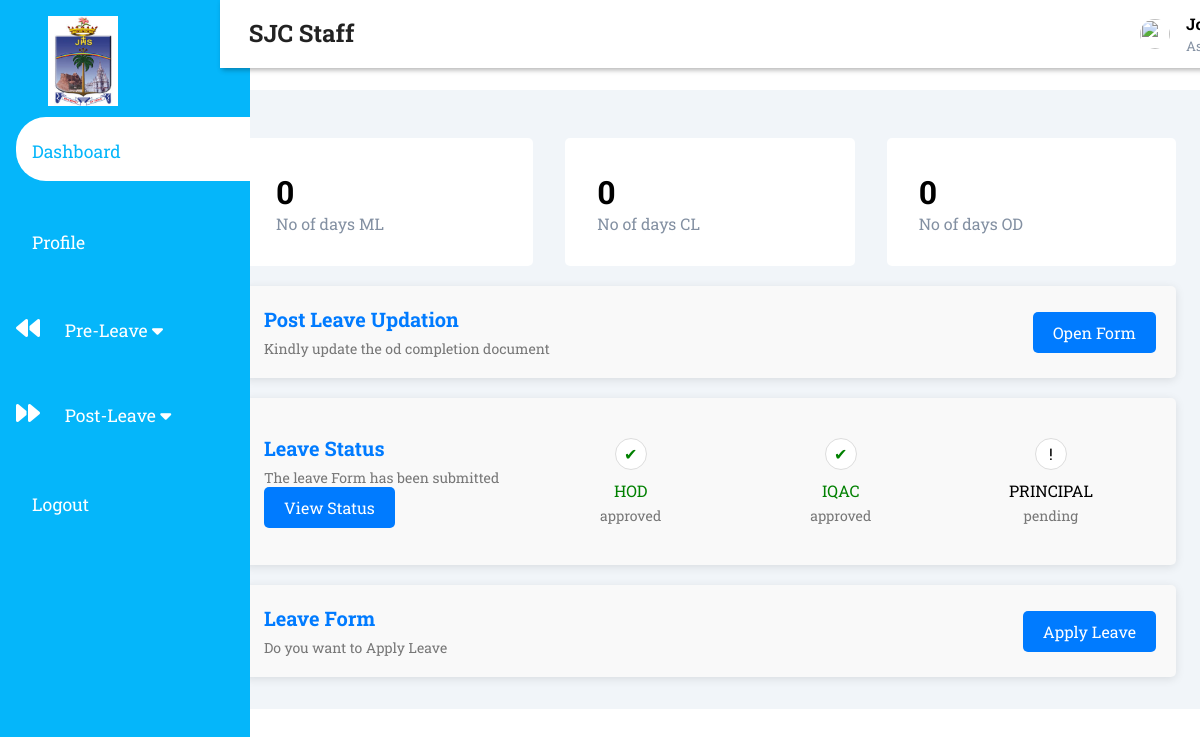
The app's page /Staff/index.php (signed in), older data.
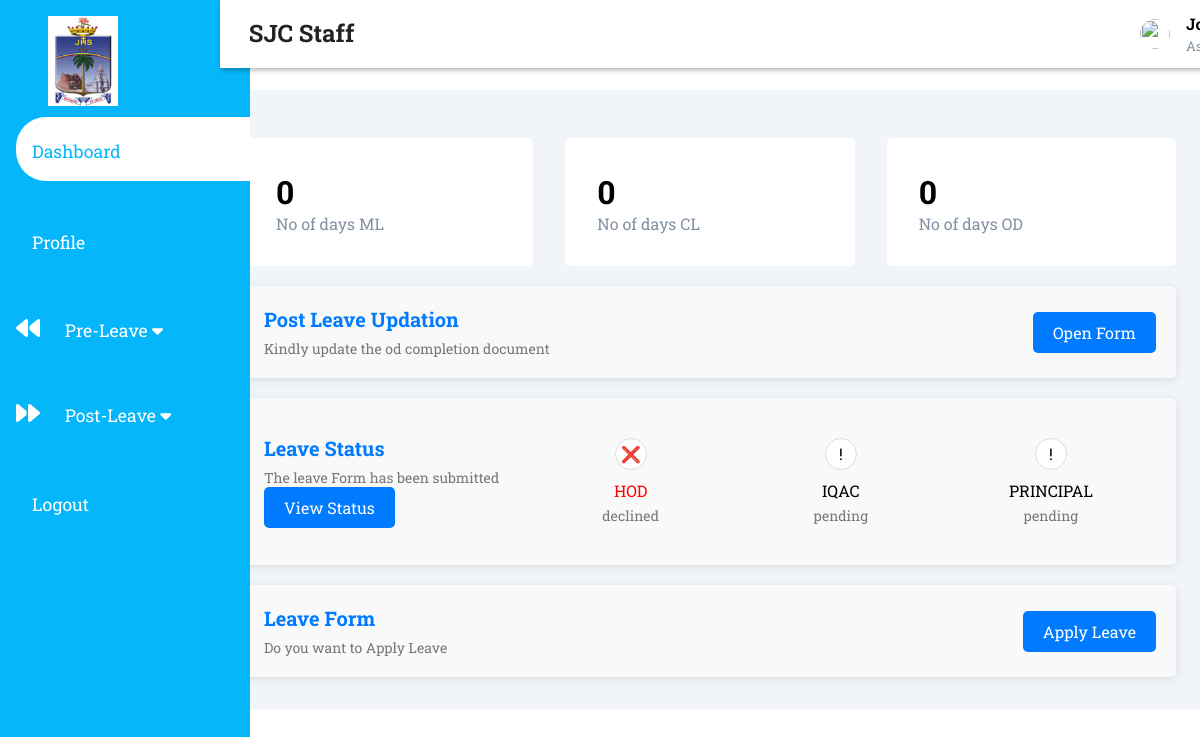
The same page, newer data.
### tables this page shows
CREATE TABLE `faculty_details` (
  `s_id` varchar(20) NOT NULL,
  `name` varchar(30) NOT NULL,
  `department` varchar(30) NOT NULL,
  `dob` date NOT NULL,
  `shift` int(1) NOT NULL
);

CREATE TABLE `faculty1` (
  `application_id` int(11) NOT NULL,
  `name` varchar(30) NOT NULL,
  `id` varchar(30) NOT NULL,
  `department` varchar(30) NOT NULL,
  `LType` varchar(30) NOT NULL,
  `shift` int(1) NOT NULL,
  `start` date NOT NULL,
  `end` date NOT NULL,
  `ndays` int(30) NOT NULL,
  `reason` varchar(50) NOT NULL,
  `hod` int(10) NOT NULL DEFAULT 3,
  `H_feedback` varchar(100) NOT NULL,
  `aqict` int(10) NOT NULL DEFAULT 3,
  `IC_Feedback` varchar(100) NOT NULL,
  `principal` int(10) NOT NULL DEFAULT 3,
  `Pn_feedback` varchar(100) NOT NULL,
  `file` varchar(255) NOT NULL,
  `next_form` int(11) NOT NULL DEFAULT 3,
  `RegDate` timestamp NOT NULL DEFAULT current_timestamp()
);

### Staff/index.php (the view, shortened to what this page needs)
<?php
if ($_SESSION['s_id'] && $_SESSION['position'] == 'staff') {
?>
    <!DOCTYPE html>
    <html lang="en">
    <head>
        <link rel="stylesheet" href="https://maxst.icons8.com/vue-static/landings/line-awesome/font-awesome-line-awesome/css/all.min.css">
        <link rel="stylesheet" href="https://maxst.icons8.com/vue-static/landings/line-awesome/line-awesome/1.3.0/css/line-awesome.min.css">
        <link rel="stylesheet" type="text/css" href="index.css">
        <link rel="stylesheet" type="text/css" href="sidebar.css">
    </head>
    <body>
        <?php include 'Sidebar.php'; ?>
        <div class="main-content">
            <?php
            include "header.php";
            ?>
            <main>
                <?php
                $id = $_SESSION['s_id'];
                $sql1 = "SELECT sum(ndays) AS ml from faculty1 where principal=1 and LType='ML' and id='$id'";
                $sql2 = "SELECT sum(ndays) AS od from faculty1 where principal=1 and LType='OD' and id='$id'";
                $sql3 = "SELECT sum(ndays) AS cl from faculty1 where principal=1 and LType='CL' and id='$id'";
                $result1 = mysqli_query($conn, $sql1);
                $result2 = mysqli_query($conn, $sql2);
                $result3 = mysqli_query($conn, $sql3);
                ?>
                <div class="cards">
                    <div class="card-single">
                        <div>
                            <h1><?php
                                if ($result1) {
                                    $row = mysqli_fetch_assoc($result1);
                                    $ml = $row['ml'];
                                    if ($ml == 0) {
                                        echo '0';
                                    } else {
                                        echo $ml;
                                    }
                                }
                                ?></h1>
                            <span>No of days ML</span>
                        </div>
                    </div>
                    <div class="card-single">
                        <div>
                            <h1><?php
                                if ($result2) {
                                    $row = mysqli_fetch_assoc($result3);
                                    $cl = $row['cl'];
                                    if ($cl == 0) {
                                        echo '0';
                                    } else {
                                        echo $cl;
                                    }
                                }
                                ?></h1>
                            <span>No of days CL</span>
                        </div>
                    </div>
                    <div class="card-single">
                        <div>
                            <h1><?php
                                if ($result3) {
                                    $row = mysqli_fetch_assoc($result2);
                                    $od = $row['od'];
                                    if ($od == 0) {
                                        echo '0';
                                    } else {
                                        echo $od;
                                    }
                                } ?></h1>
                            <span>No of days OD</span>
                        </div>
                    </div>
                </div>
                <?php
                $sql = "SELECT * FROM faculty1 WHERE id = '" . $id . "' AND (hod = FALSE OR aqict = FALSE OR principal = FALSE OR hod = 3 OR aqict = 3 OR principal = 3 )";
                $result = $conn->query($sql);
                $row = mysqli_fetch_assoc($result);
                $sql2 = "SELECT * FROM faculty1 WHERE id = '" . $id . "' AND (LType ='OD' OR LType = 'ML') AND next_form=1";
                $result2 = $conn->query($sql2);
                $row2 = mysqli_fetch_assoc($result2);
                if ($result2->num_rows > 0 && $row2['next_form'] == 1) {
                ?>
                    <div class="new-card-block">
                        <div class="new-card">
                            <div>
                                <h1>Post Leave Updation</h1>
                                <span>Kindly update the od completion document</span>
                            </div>
                            <div>
                                <a href="postleave.php" class="button">Open Form</a>
                            </div>
                        </div>
                    </div>
                <?php
                }
                   if($result->num_rows != 0){
                ?>
                    <div class="new-card-block">
                        <div class="new-card">
                            <div>
                                <h1>Leave Status</h1>
                                <span>The leave Form has been submitted</span>
                                <a href="pending.php" class="button button-small">View Status</a>
                            </div>
                            <div class="containerB">
                                <ul class="progressbar">
                                    <li class="<?php echo getStatusClass($row['hod']); ?>" data-symbol="<?php echo getStatusSymbol($row['hod']); ?>">
                                        HOD <span class="step-symbol"><?php echo getStatusClass($row['hod']); ?></span>
                                    </li>
                                    <li class="<?php echo getStatusClass($row['aqict']); ?>" data-symbol="<?php echo getStatusSymbol($row['aqict']); ?> ">
                                        IQAC <span class="step-symbol"><?php echo getStatusClass($row['aqict']); ?></span>
                                    </li>
                                    <li class="<?php echo getStatusClass($row['principal']); ?>" data-symbol="<?php echo getStatusSymbol($row['principal']); ?> ">
                                        PRINCIPAL <span class="step-symbol"><?php echo getStatusClass($row['principal']); ?></span>
                                    </li>
                                </ul>
                            </div>
                        </div>
                    </div>
                <?php
                }
                ?>
                <div class="new-card-block">
                    <div class="new-card">
                        <div>
                            <h1>Leave Form</h1>
                            <span>Do you want to Apply Leave</span>
                        </div>
                        <div>
                            <a href="leaveform.php" class="button">Apply Leave</a>
                        </div>
                    </div>
                </div>
            </main>
        </div>
    </body>
    </html>
<?php
} else {
    header("location:../Login/home.php");
}
function getStatusSymbol($status)
{
    if ($status == 1) {
        return '✔';
    } elseif ($status == 0) {
        return '❌';
    } else {
        return '!';
    }
}
function getStatusClass($status)
{
    if ($status == 1) {
        return 'approved';
    } elseif ($status == 0) {
        return 'declined';
    } else {
        return 'pending';
    }
}
?>

### Staff/Sidebar.php (shortened to what this page needs)
<!DOCTYPE html>
<html lang="en">
<head>
    <link rel="stylesheet" href="https://maxst.icons8.com/vue-static/landings/line-awesome/font-awesome-line-awesome/css/all.min.css">
    <link rel="stylesheet" href="https://maxst.icons8.com/vue-static/landings/line-awesome/line-awesome/1.3.0/css/line-awesome.min.css">
    <link rel="stylesheet" type="text/css" href="sidebar.css">
</head>
<body>
    <?php $page = substr($_SERVER['SCRIPT_NAME'], strrpos($_SERVER['SCRIPT_NAME'], "/") + 1) ?>
    <div class="sidebar">
        <div class="sidebar-head">
            <h2><span><img src="../assets/sjclogo.jpg" height="90px" width="70px" ></span></h2>
        </div>
        <div class="sidebar-menu">
        <ul>
            <li><a href="index.php"  class="<?= $page == 'index.php'? 'active':'' ?>"><span class="las la-igloo"></span> <span>Dashboard</span></a></li>
            <li><a href="profile.php"  class="<?= $page == 'profile.php'? 'active':'' ?>"><span class="las la-user"></span><span>Profile</span> </a></li>
            <li><a class="dropdown-btn"><span class="fa fa-backward" ></span>  &nbsp;<span>Pre-Leave <i class="fa fa-caret-down"></i></span>  </a>
            </li>
            <li><a class="dropdown-btn"><span class="fa fa-forward" ></span> &nbsp;<span>Post-Leave <i class="fa fa-caret-down"></i></span>  </a>
            </li>
              <li><a href="../Login/logout.php" class=""><span class="las la-igloo"></span> <span>Logout</span></a></li>
        </ul>
        </div>
    </div>
    </body>
</body>
</html>

### Staff/header.php (shortened to what this page needs)
<!DOCTYPE html>
<html lang="en">
<head>
</head>
<body>
    <header>
        <h2>
            <div class="header-list">
                <label for="nav-toggle">
                    <span class="las la-bars"></span>
                </label>SJC Staff
            </div>
        </h2>
        <div class="user-wrapper">
            <img src="https://encrypted-tbn0.gstatic.com/images?q=tbn:ANd9GcQMi1noTDjkelW0kvsZO5CgEaBM5GHrNkF9ix7Knt9Ztw&s" alt="" width="30px" height="30px">
            <div>
                <h4><?php
                    $id = $_SESSION['s_id'];
                    include '../database/Databasedemo.php';
                    $sql = "SELECT name FROM faculty_details where s_id='$id'";
                    $result = $conn->query($sql);
                    if ($result->num_rows > 0) {
                        $row = $result->fetch_assoc();
                        $value = $row['name'];
                        echo  $value;
                    }
                    ?></h4>
                <small>Assistant professor</small>
            </div>
        </div>
    </header>
</body>
</html>

### Staff/index.css (style rules this page uses)
.new-card-block { margin-top: 20px; }
.new-card { display: flex; align-items: center; justify-content: space-between; background-color: #f9f9f9; border-radius: 5px; box-shadow: 0 2px 10px rgba(0, 0, 0, 0.1); padding: 20px; }
.new-card h1 { font-size: 20px; font-weight: bold; color: #007bff; margin-bottom: 5px; }
.new-card span { font-size: 14px; color: #777; }
.new-card .button { display: inline-block; background-color: #007bff; color: #fff; padding: 10px 20px; border-radius: 5px; text-decoration: none; transition: background-color 0.3s ease; }
.containerB { width: 100%; margin-top: 20px; margin-bottom: 20px; display: flex; align-items: center; justify-content: center; }
.progressbar { display: flex; justify-content: space-between; align-items: center; list-style-type: none; padding: 0; margin: 0; width: 100%; }
.progressbar li { list-style-type: none; width: 33.33%; position: relative; text-align: center; }
.progressbar li::before { content: attr(data-symbol); width: 30px; height: 30px; line-height: 30px; border: 1px solid #ddd; display: block; text-align: center; margin: 0 auto 10px auto; border-radius: 50%; background-color: white; }
.progressbar li:after { content: ""; position: absolute; width: 100%; height: 1px; background-color: #ddd; top: 15px; left: 0; z-index: -1; }
.progressbar li:first-child:after { content: none; }
.progressbar li.pending:after, .progressbar li.approved:after, .progressbar li.declined:after { width: calc(33.33% - 15px); left: 15px; }
.progressbar li.declined:after { background-color: red; }
.step-symbol { font-size: 12px; display: block; margin-top: 5px; color: #999; }
.declined { color: red; }
.progressbar li.approved:after { background-color: rgb(122, 232, 122); }
.approved { color: green; }

### Staff/sidebar.css (style rules this page uses)
:root { --main-color:#05b6fa; --color-dark:#5c6968; --text-grey:#8390a2; --difrent:#b5afaf; }
* { padding: 0; margin: 0; box-sizing: border-box; list-style: none; text-decoration: none; font-family: 'Roboto Slab', serif; }
.sidebar { width: 220px; position: fixed; left: 0; top: 0; height: 100%; background:var(--main-color); z-index: 100; transition: width 300ms; }
.sidebar-head { height: 90px; padding:1rem 2rem 1rem 2rem ; color: #fff; }
.sidebar-head span { display: inline-block; padding-right: 1rem; }
.main-content { transition: margin-left 300ms; margin-left: 220px; }
.sidebar-menu { margin-top: 1rem; }
.sidebar-menu li { width: 100%; margin-top: 1.7rem; padding-left: 1rem; }
.sidebar-menu a { padding-left: 1rem; display: block; color: #fff; font-size: 1.1rem; padding-top: 1rem; padding-bottom: 1rem; }
.sidebar-menu a.active { background: #fff; padding-top: 1rem; padding-bottom: 1rem; color: var(--main-color); border-radius: 30px 0 0 30px; }
.sidebar-menu a span:first-child { font-size: 1.5rem; padding-right: 1rem; }
.main-content { margin-left: 220px; }
header { background: #fff; display: flex; justify-content: space-between; padding: 0.8rem 0.8rem; box-shadow: 2px 2px 5px rgba(0,0,0,.3); position: fixed; left: 220px; width: calc(100% - 220px); top: 0; z-index: 100; transition: left 300ms; }
header h2 { color: #222; }
header label span { font-size: 1.7rem; padding-left: 1rem; }
.user-wrapper { display: flex; align-items: center; }
.user-wrapper img { border-radius: 50%; margin-right: 1rem; }
.user-wrapper small { display: inline-block; color: var(--text-grey); }
main { margin-top: 90px; padding: 2rem 1.5rem; background:#f1f5f9; min-height: calc(100vh-90px); }
.cards { display: grid; grid-template-columns: repeat(3,1fr); grid-gap: 2rem; margin-top: 1rem; }
.card-single { display: flex; justify-content: space-between; background: #fff; padding: 2rem; border-radius: 5px; }
.card-single div:first-child span { color: var(--text-grey); }
@media only screen and (max-width: 1200px) { .sidebar { width: 100px; } }
@media only screen and (max-width: 1200px) { .main-content header { width: calc(100% - 100px); } }
@media only screen and (max-width: 1200px) { .sidebar .sidebar-head h2, .sidebar li a { padding-left: 1rem; } }
@media only screen and (max-width: 1200px) { .sidebar { width: 250px; } }
@media only screen and (max-width: 1200px) { .sidebar li a { padding-left: 0rem; } }

Row changes from the older to the newer data that the page shows:
changed faculty1 "pending": hod "approved" → "declined"; aqict "approved" → "pending"
